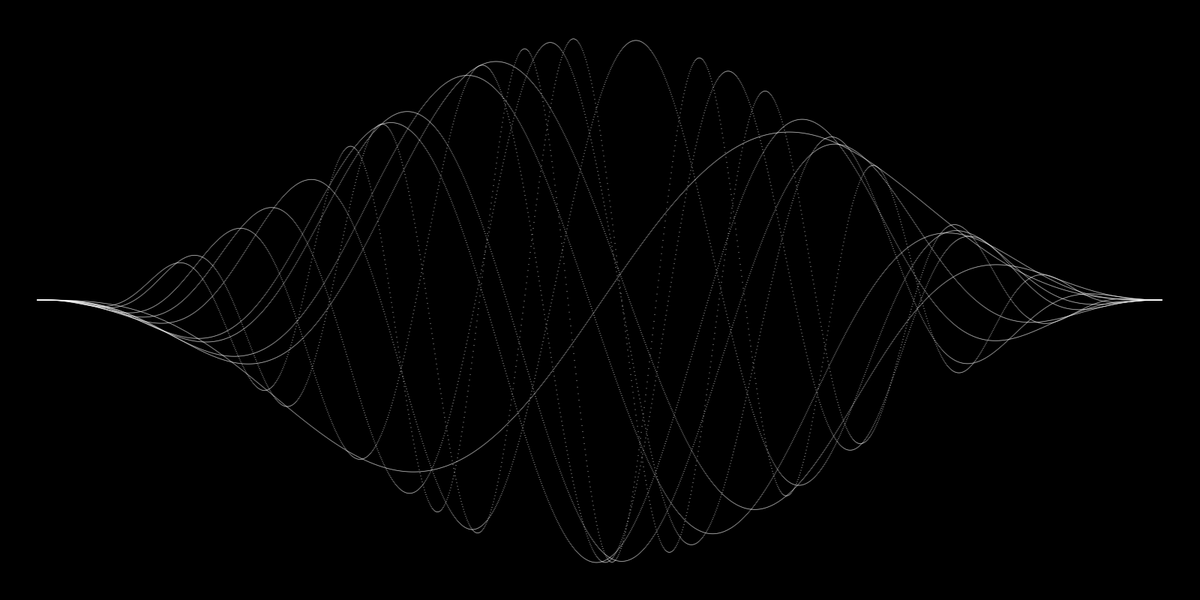
Frame 1 (no input)
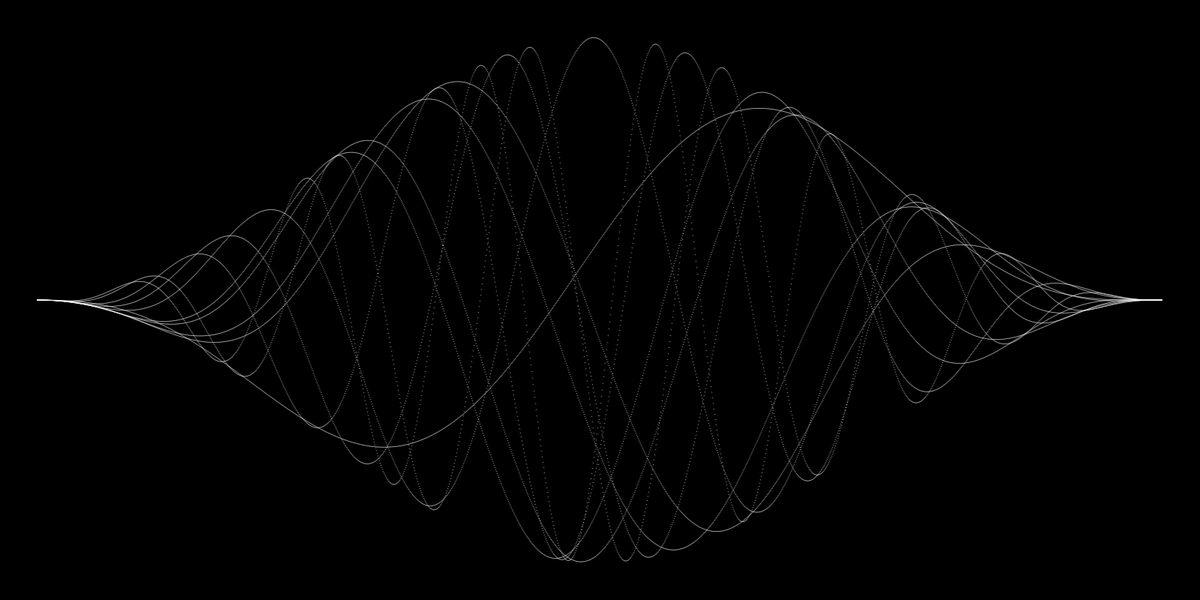
Frame 60 (the mouse pressed at the canvas centre just before this capture)
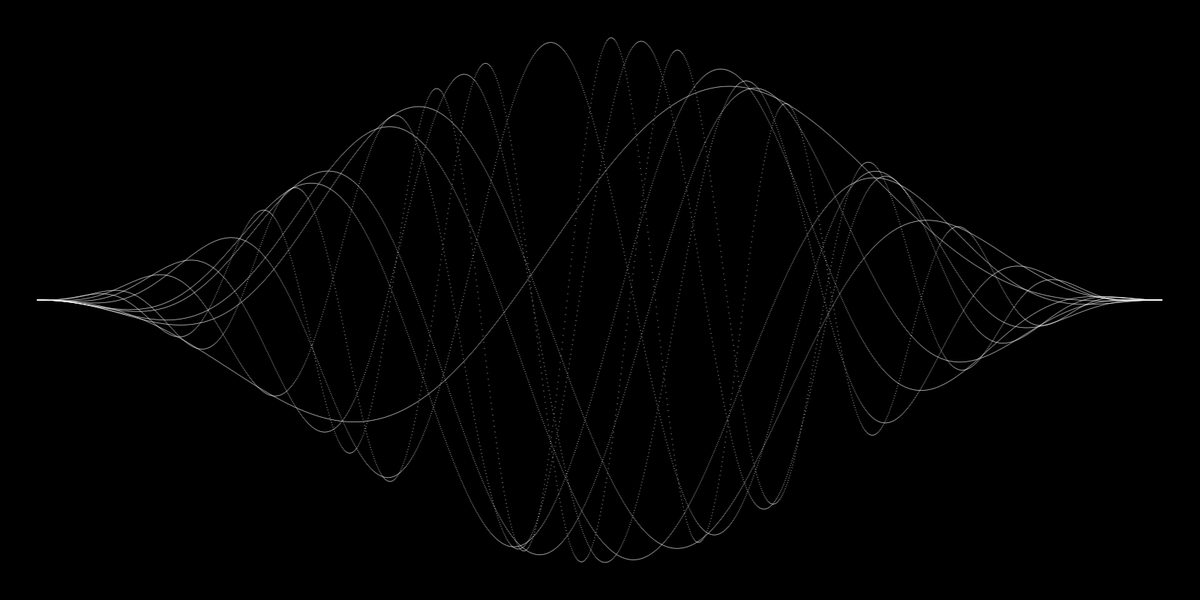
Frame 120 (the mouse held since frame 60 and released just before this capture)

The Processing sketch that drew these frames (run headless with seeded random() and noise(); from frame 60 on, the mouse is pressed at the canvas centre):

// Processing sketch: sin_cos
// ── sin_cos.pde
sinwave [] sines = new sinwave[10];

int w = 1600;
int h = 800;

void setup() {
  size(1600, 800);
  
  for (int i=0; i<10; i++) {
    sines[i] = new sinwave(w-100, h-100, h/2, w, random(1.5) + .1);
  }
}

void draw() {
  background(0);
  
  for (int i=0; i<10; i++) {
    sines[i].draw();
  }  
}

// ── sinwave.pde
class sinwave {
  float x;
  float [] y;
  float w;
  float h;
  float full_w;
  
  float variance;
  
  int count = 0;
  
  float waveheight;
  float intercept;
  
  sinwave (int w, int h, int x, int full_w, float variance) {
    this.x = (float)x;
    this.y = new float[w];
    
    this.w = (float)w;
    this.h = (float)h;
    this.full_w = (float)full_w;
    
    this.variance = variance;
  }
  
  void setup() {

  }
  
  void draw() {
    for (int i=0; i<w; i++) {    
      waveheight = h/4 * sin(3.14159/(w/2-1) * (i - (w/4-1))) + h/4;
      
      y[i] = sin(radians((i+count)*variance)) * waveheight + x;
    }
    
    fill(255);
    noStroke();
    for (int i=0; i<w; i++) {
      ellipse(i+((full_w - w)/2), y[i], 1, 1);
    }
    
    count++;  
  }
}
